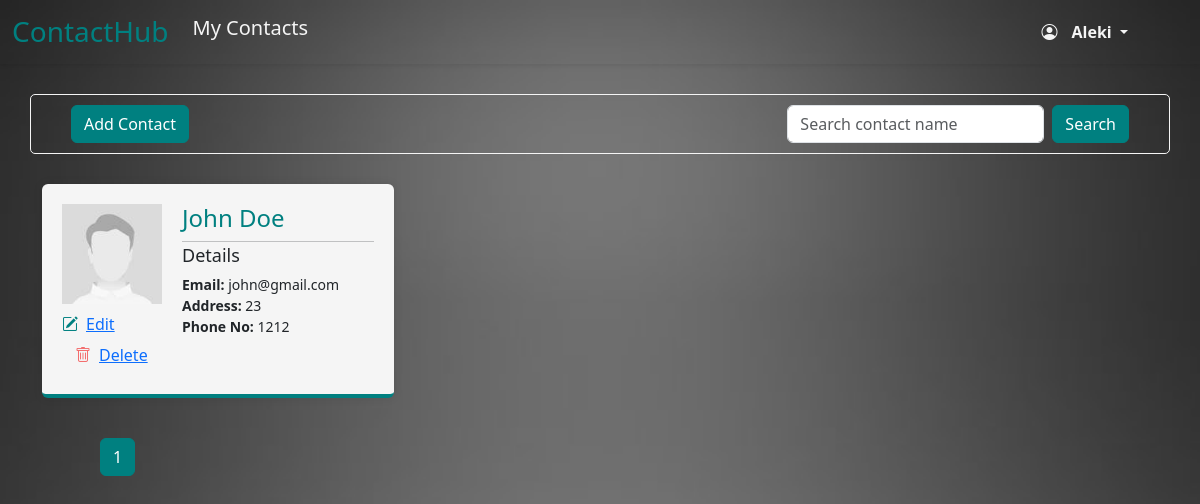
The page /contacts (signed in) on the database as committed earlier.
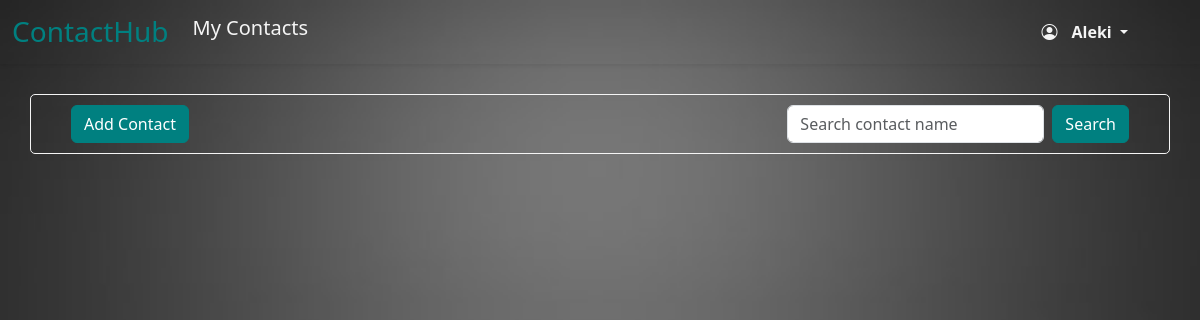
The same page on the database as committed later.
### myapp/models.py (models this page shows, shortened)
class User(db.Model, UserMixin):
    id = db.Column(db.Integer, primary_key=True)
    username = db.Column(db.String(80), unique=True, nullable=False)
    email = db.Column(db.String(120), unique=True, nullable=False)
    image_file = db.Column(db.String(20), nullable=False, default='default.jpeg')
    password = db.Column(db.String(60), nullable=False)
    contacts = db.relationship('Contact')

class Contact(db.Model):
    id = db.Column(db.Integer, primary_key=True)
    full_name = db.Column(db.String(80), unique=False, nullable=False)
    email = db.Column(db.String(120), unique=False, nullable=False)
    address = db.Column(db.String(120), unique=False, nullable=False)
    phone_no = db.Column(db.Integer, unique=False, nullable=False)
    image_file = db.Column(db.String(20), nullable=False, default='default.jpeg')
    user_id = db.Column(db.Integer, db.ForeignKey('user.id'), nullable=False)

### myapp/views.py (the view)
@views.route('/contacts')
@login_required
def index():
    page = request.args.get('page', 1, type=int)
    contacts = Contact.query.filter_by(user_id=current_user.id).paginate(page=page, per_page=9)
    return render_template('index.html', contacts = contacts, title='Contacts', user=current_user)

### myapp/__init__.py (called while the page is built)
def create_app(config_class=Config):
    app = Flask(__name__)
    app.config.from_object(Config)
    db.init_app(app)
    bcrypt.init_app(app)
    from myapp.auth.auth import auth
    from .views import views
    from myapp.errors.handlers import errors
    from myapp.contacts.routes import contacts
    from .models import User
    app.register_blueprint(views, url_prefix='/')
    app.register_blueprint(auth, url_prefix='/auth/')
    app.register_blueprint(errors)
    app.register_blueprint(contacts)
    create_database(app)
    login_manager = LoginManager()
    login_manager.login_view = 'auth.login'
    login_manager.init_app(app)
    mail.init_app(app)
    @login_manager.user_loader
    def load_user(id):
        return User.query.get(int(id))
    return app

### myapp/templates/index.html (shortened to what this page needs)
{% extends "layout.html" %}
{% block content %}
<section class="container search">
    <a href="{{url_for('contacts.new_contact')}}" class="btn btn-success">Add Contact</a>
    <form class="d-flex" role="search" method="post">
        <input class="form-control me-2" type="search" placeholder="Search contact name" id="query" name="query" aria-label="Search">
        <button class="btn btn-success" type="submit">Search</button>
    </form>
</section>
<section class="container contacts">
    {% for contact in contacts.items %}
    <div class="card">
        <div class="pic">
            <div>
                <img src="{{ url_for('static', filename='contact_images/' + contact.image_file) }}" class="pic_contact" alt="Contact Image">
            </div>
            <div class="icons mt-2">
                <a href="{{url_for('contacts.contact', contact_id=contact.id)}}"><i class="bi bi-pencil-square fs-6 edit_icon me-2"></i>Edit</a>
                <form action="{{ url_for('contacts.delete_contact', contact_id=contact.id) }}" method="post">
                    <button type="submit" class="btn btn-link"><i class="bi bi-trash fs-6 delete_icon me-2"></i>Delete</button>
                </form>
            </div>
        </div>
        <div class="details">
            <h3 class="contact_name">{{contact.full_name}}</h3>
            <hr>
            <h4>Details</h4>
            <ul>
                <li><b>Email:</b> {{contact.email}} </li>
                <li><b>Address:</b> {{contact.address}} </li>
                <li><b>Phone No:</b> {{contact.phone_no}} </li>
            </ul>
        </div>
    </div>
    {% endfor %}
</section>
<div class="page_number">
{% for page_num in contacts.iter_pages(left_edge=1, right_edge=1, left_current=1, right_current=2) %}
{% if page_num %}
  {% if contacts.page == page_num %}
    <a class="btn btn-success mb-4" href="{{ url_for('views.index', username=user.username, page=page_num) }}">{{ page_num }}</a>
  {% else %}
    <a class="btn btn-outline-success mb-4" href="{{ url_for('views.index', username=user.username, page=page_num) }}">{{ page_num }}</a>
  {% endif %}
{% else %}
  ...
{% endif %}
{% endfor %}
{% endblock %}

### myapp/templates/layout.html (shortened to what this page needs)
<!doctype html>
<html lang="en">
<head>
    <link href="https://cdn.jsdelivr.net/npm/bootstrap@5.3.2/dist/css/bootstrap.min.css" rel="stylesheet"
>
    <link href="https://cdn.jsdelivr.net/npm/bootstrap-icons/font/bootstrap-icons.css" rel="stylesheet">
    <link rel="stylesheet" href="{{ url_for('static', filename='style.css') }}">
</head>
<body>
    <section>
        <nav class="navbar navbar-expand-lg  shadow-sm w-100 mb-2">
            <div class="container-fluid">
                <div class="collapse navbar-collapse" id="navbarTogglerDemo01">
                    <a class="navbar-brand" href="{{url_for('views.landing')}}"><h3 class="m-0 p-0">ContactHub</h3></a>
                    <ul class="navbar-nav me-auto mb-0 mb-lg-0">
                        {%if user.is_authenticated %}
                        <li class="nav-item">
                            <h5><a class="nav-link active" style="color: whitesmoke;" aria-current="page" href="{{url_for('views.index')}}">My Contacts</a></h5>
                        </li>
                        {% endif %}
                    </ul>
                    {%if user.is_authenticated %}
                    <div class="nav-item dropdown icon-text">
                        <a class="nav-link dropdown-toggle" style="color: whitesmoke;" href="#" id="navbarDropdown" role="button"
                            data-bs-toggle="dropdown" aria-expanded="false">
                            <span>
                                <i class="bi bi-person-circle"></i>
                                    <b class="mt-2">{{current_user.username}}</b>
                            </span>
                        </a>
                    </div>
                    {% endif %}
                </div>
            </div>
        </nav>
    </section>
{% block content %}
{% endblock %}
</body>
</html>

### myapp/static/style.css (style rules this page uses)
body { background-image: url(bg_images/gray.jpg); background-repeat: no-repeat; background-size: cover; margin: 0; }
.container { display: flex; flex-wrap: wrap; justify-content: space-between; }
.icon-text { margin-right: 60px; }
.icon-text i { margin-right: 10px; }
.navbar { background-image: url(bg_images/gray.jpg); background-repeat: no-repeat; background-size: cover; }
.navbar-brand h3 { color: #008080; }
.btn-success { color: #fff; background-color: #008080; border-color: #008080; }
.search { margin-top: 30px; border: whitesmoke solid 1px; padding-left: 40px; padding-right: 40px; border-radius: 5px; padding-top: 10px; padding-bottom: 10px; margin-bottom: 20px; }

Rows that differ between the two databases and show on the page:
removed Contact: image_file (placeholder picture), full_name "John Doe", email "john@gmail.com", address "23", phone_no "1212"
Other text that changed with them:
list line gone: "1"
